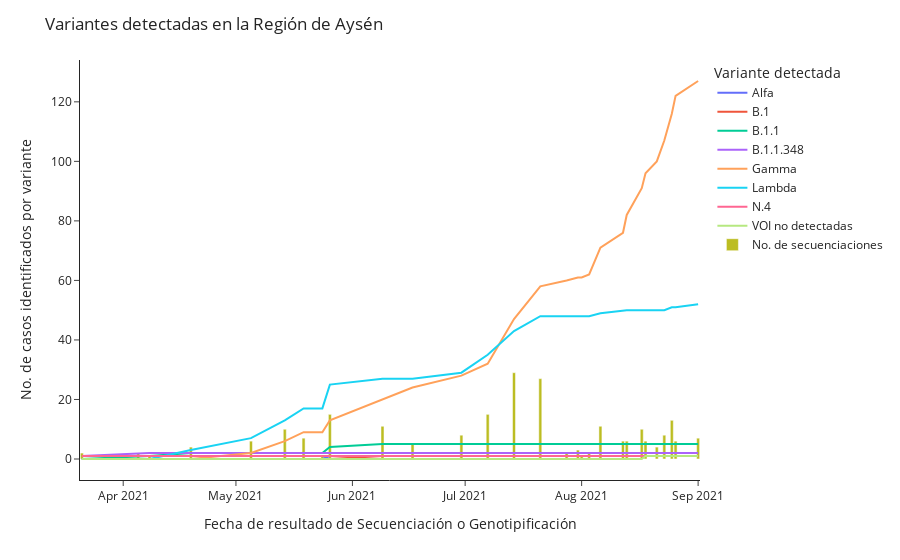

Notebook code for this chart:
### Code cell
px.line(df_variantes_clean.groupby(['fecha_resultado_secuenciacion_genotipificacion', 'variante_linaje']).count()[['n_documento']].reset_index().pivot(
    index='fecha_resultado_secuenciacion_genotipificacion',
    columns='variante_linaje', 
    values=['n_documento']
).fillna(0).cumsum().clean_names().rename(
    columns={
        'alfa':'Alfa',
        'b_1':'B.1',
        'b_1_1':'B.1.1',
        'b_1_1_348':'B.1.1.348',
        'gamma':'Gamma',
        'indeterminado':'Indeterminado',
        'lambda':'Lambda',
        'n_4':'N.4',
        'no_amplifica':'No amplifica',
        'no_se_detectan_mutaciones_para_variantes_de_interes_por_parte_de_este_kit':'VOI no detectadas'
            })['n_documento'].drop(['No amplifica','Indeterminado'], axis=1),
        labels={'variante_linaje':'Variante detectada'},
        
       ).update_layout(
    title= 'Variantes detectadas en la Región de Aysén',
    yaxis_title='No. de casos identificados por variante',
    xaxis_title='Fecha de resultado de Secuenciación o Genotipificación',
    template='simple_white',
    
    
).add_bar(
    x= df_variantes_clean.groupby(['fecha_resultado_secuenciacion_genotipificacion']).count()[['n_documento']].index,
    y= df_variantes_clean.groupby(['fecha_resultado_secuenciacion_genotipificacion']).count()[['n_documento']].n_documento,
    name='No. de secuenciaciones'


    )

### Figure 1 — Plotly figure (JSON) as saved in the notebook; plotly's stock layout.template omitted (floating-point values rounded to 4 significant figures)
{"data": [{"hovertemplate": "Variante detectada=Alfa<br>fecha_resultado_secuenciacion_genotipificacion=%{x}<br>value=%{y}<extra></extra>", "legendgroup": "Alfa", "line": {"color": "#636efa", "dash": "solid"}, "mode": "lines", "name": "Alfa", "orientation": "v", "showlegend": true, "type": "scatter", "x": ["2021-03-21T00:00:00", "2021-04-05T00:00:00", "2021-04-08T00:00:00", "2021-04-19T00:00:00", "2021-05-05T00:00:00", "2021-05-14T00:00:00", "2021-05-19T00:00:00", "2021-05-24T00:00:00", "2021-05-26T00:00:00", "2021-06-09T00:00:00", "2021-06-17T00:00:00", "2021-06-30T00:00:00", "2021-07-07T00:00:00", "2021-07-14T00:00:00", "2021-07-21T00:00:00", "2021-07-28T00:00:00", "2021-07-31T00:00:00", "2021-08-01T00:00:00", "2021-08-03T00:00:00", "2021-08-06T00:00:00", "2021-08-12T00:00:00", "2021-08-13T00:00:00", "2021-08-17T00:00:00", "2021-08-18T00:00:00", "2021-08-21T00:00:00", "2021-08-23T00:00:00", "2021-08-25T00:00:00", "2021-08-26T00:00:00", "2021-09-01T00:00:00"], "xaxis": "x", "y": [0, 0, 0, 0, 0, 0, 0, 0, 1, 1, 1, 1, 1, 1, 1, 1, 1, 1, 1, 1, 1, 1, 1, 1, 1, 1, 1, 1, 1], "yaxis": "y"}, {"hovertemplate": "Variante detectada=B.1<br>fecha_resultado_secuenciacion_genotipificacion=%{x}<br>value=%{y}<extra></extra>", "legendgroup": "B.1", "line": {"color": "#EF553B", "dash": "solid"}, "mode": "lines", "name": "B.1", "orientation": "v", "showlegend": true, "type": "scatter", "x": ["2021-03-21T00:00:00", "2021-04-05T00:00:00", "2021-04-08T00:00:00", "2021-04-19T00:00:00", "2021-05-05T00:00:00", "2021-05-14T00:00:00", "2021-05-19T00:00:00", "2021-05-24T00:00:00", "2021-05-26T00:00:00", "2021-06-09T00:00:00", "2021-06-17T00:00:00", "2021-06-30T00:00:00", "2021-07-07T00:00:00", "2021-07-14T00:00:00", "2021-07-21T00:00:00", "2021-07-28T00:00:00", "2021-07-31T00:00:00", "2021-08-01T00:00:00", "2021-08-03T00:00:00", "2021-08-06T00:00:00", "2021-08-12T00:00:00", "2021-08-13T00:00:00", "2021-08-17T00:00:00", "2021-08-18T00:00:00", "2021-08-21T00:00:00", "2021-08-23T00:00:00", "2021-08-25T00:00:00", "2021-08-26T00:00:00", "2021-09-01T00:00:00"], "xaxis": "x", "y": [0, 0, 0, 0, 0, 0, 0, 0, 0, 1, 1, 1, 1, 1, 1, 1, 1, 1, 1, 1, 1, 1, 1, 1, 1, 1, 1, 1, 1], "yaxis": "y"}, {"hovertemplate": "Variante detectada=B.1.1<br>fecha_resultado_secuenciacion_genotipificacion=%{x}<br>value=%{y}<extra></extra>", "legendgroup": "B.1.1", "line": {"color": "#00cc96", "dash": "solid"}, "mode": "lines", "name": "B.1.1", "orientation": "v", "showlegend": true, "type": "scatter", "x": ["2021-03-21T00:00:00", "2021-04-05T00:00:00", "2021-04-08T00:00:00", "2021-04-19T00:00:00", "2021-05-05T00:00:00", "2021-05-14T00:00:00", "2021-05-19T00:00:00", "2021-05-24T00:00:00", "2021-05-26T00:00:00", "2021-06-09T00:00:00", "2021-06-17T00:00:00", "2021-06-30T00:00:00", "2021-07-07T00:00:00", "2021-07-14T00:00:00", "2021-07-21T00:00:00", "2021-07-28T00:00:00", "2021-07-31T00:00:00", "2021-08-01T00:00:00", "2021-08-03T00:00:00", "2021-08-06T00:00:00", "2021-08-12T00:00:00", "2021-08-13T00:00:00", "2021-08-17T00:00:00", "2021-08-18T00:00:00", "2021-08-21T00:00:00", "2021-08-23T00:00:00", "2021-08-25T00:00:00", "2021-08-26T00:00:00", "2021-09-01T00:00:00"], "xaxis": "x", "y": [0, 1, 1, 2, 2, 2, 2, 2, 4, 5, 5, 5, 5, 5, 5, 5, 5, 5, 5, 5, 5, 5, 5, 5, 5, 5, 5, 5, 5], "yaxis": "y"}, {"hovertemplate": "Variante detectada=B.1.1.348<br>fecha_resultado_secuenciacion_genotipificacion=%{x}<br>value=%{y}<extra></extra>", "legendgroup": "B.1.1.348", "line": {"color": "#ab63fa", "dash": "solid"}, "mode": "lines", "name": "B.1.1.348", "orientation": "v", "showlegend": true, "type": "scatter", "x": ["2021-03-21T00:00:00", "2021-04-05T00:00:00", "2021-04-08T00:00:00", "2021-04-19T00:00:00", "2021-05-05T00:00:00", "2021-05-14T00:00:00", "2021-05-19T00:00:00", "2021-05-24T00:00:00", "2021-05-26T00:00:00", "2021-06-09T00:00:00", "2021-06-17T00:00:00", "2021-06-30T00:00:00", "2021-07-07T00:00:00", "2021-07-14T00:00:00", "2021-07-21T00:00:00", "2021-07-28T00:00:00", "2021-07-31T00:00:00", "2021-08-01T00:00:00", "2021-08-03T00:00:00", "2021-08-06T00:00:00", "2021-08-12T00:00:00", "2021-08-13T00:00:00", "2021-08-17T00:00:00", "2021-08-18T00:00:00", "2021-08-21T00:00:00", "2021-08-23T00:00:00", "2021-08-25T00:00:00", "2021-08-26T00:00:00", "2021-09-01T00:00:00"], "xaxis": "x", "y": [1, 2, 2, 2, 2, 2, 2, 2, 2, 2, 2, 2, 2, 2, 2, 2, 2, 2, 2, 2, 2, 2, 2, 2, 2, 2, 2, 2, 2], "yaxis": "y"}, {"hovertemplate": "Variante detectada=Gamma<br>fecha_resultado_secuenciacion_genotipificacion=%{x}<br>value=%{y}<extra></extra>", "legendgroup": "Gamma", "line": {"color": "#FFA15A", "dash": "solid"}, "mode": "lines", "name": "Gamma", "orientation": "v", "showlegend": true, "type": "scatter", "x": ["2021-03-21T00:00:00", "2021-04-05T00:00:00", "2021-04-08T00:00:00", "2021-04-19T00:00:00", "2021-05-05T00:00:00", "2021-05-14T00:00:00", "2021-05-19T00:00:00", "2021-05-24T00:00:00", "2021-05-26T00:00:00", "2021-06-09T00:00:00", "2021-06-17T00:00:00", "2021-06-30T00:00:00", "2021-07-07T00:00:00", "2021-07-14T00:00:00", "2021-07-21T00:00:00", "2021-07-28T00:00:00", "2021-07-31T00:00:00", "2021-08-01T00:00:00", "2021-08-03T00:00:00", "2021-08-06T00:00:00", "2021-08-12T00:00:00", "2021-08-13T00:00:00", "2021-08-17T00:00:00", "2021-08-18T00:00:00", "2021-08-21T00:00:00", "2021-08-23T00:00:00", "2021-08-25T00:00:00", "2021-08-26T00:00:00", "2021-09-01T00:00:00"], "xaxis": "x", "y": [0, 0, 0, 0, 2, 6, 9, 9, 13, 20, 24, 28, 32, 47, 58, 60, 61, 61, 62, 71, 76, 82, 91, 96, 100, 107, 116, 122, 127], "yaxis": "y"}, {"hovertemplate": "Variante detectada=Lambda<br>fecha_resultado_secuenciacion_genotipificacion=%{x}<br>value=%{y}<extra></extra>", "legendgroup": "Lambda", "line": {"color": "#19d3f3", "dash": "solid"}, "mode": "lines", "name": "Lambda", "orientation": "v", "showlegend": true, "type": "scatter", "x": ["2021-03-21T00:00:00", "2021-04-05T00:00:00", "2021-04-08T00:00:00", "2021-04-19T00:00:00", "2021-05-05T00:00:00", "2021-05-14T00:00:00", "2021-05-19T00:00:00", "2021-05-24T00:00:00", "2021-05-26T00:00:00", "2021-06-09T00:00:00", "2021-06-17T00:00:00", "2021-06-30T00:00:00", "2021-07-07T00:00:00", "2021-07-14T00:00:00", "2021-07-21T00:00:00", "2021-07-28T00:00:00", "2021-07-31T00:00:00", "2021-08-01T00:00:00", "2021-08-03T00:00:00", "2021-08-06T00:00:00", "2021-08-12T00:00:00", "2021-08-13T00:00:00", "2021-08-17T00:00:00", "2021-08-18T00:00:00", "2021-08-21T00:00:00", "2021-08-23T00:00:00", "2021-08-25T00:00:00", "2021-08-26T00:00:00", "2021-09-01T00:00:00"], "xaxis": "x", "y": [0, 0, 0, 3, 7, 13, 17, 17, 25, 27, 27, 29, 35, 43, 48, 48, 48, 48, 48, 49, 50, 50, 50, 50, 50, 50, 51, 51, 52], "yaxis": "y"}, {"hovertemplate": "Variante detectada=N.4<br>fecha_resultado_secuenciacion_genotipificacion=%{x}<br>value=%{y}<extra></extra>", "legendgroup": "N.4", "line": {"color": "#FF6692", "dash": "solid"}, "mode": "lines", "name": "N.4", "orientation": "v", "showlegend": true, "type": "scatter", "x": ["2021-03-21T00:00:00", "2021-04-05T00:00:00", "2021-04-08T00:00:00", "2021-04-19T00:00:00", "2021-05-05T00:00:00", "2021-05-14T00:00:00", "2021-05-19T00:00:00", "2021-05-24T00:00:00", "2021-05-26T00:00:00", "2021-06-09T00:00:00", "2021-06-17T00:00:00", "2021-06-30T00:00:00", "2021-07-07T00:00:00", "2021-07-14T00:00:00", "2021-07-21T00:00:00", "2021-07-28T00:00:00", "2021-07-31T00:00:00", "2021-08-01T00:00:00", "2021-08-03T00:00:00", "2021-08-06T00:00:00", "2021-08-12T00:00:00", "2021-08-13T00:00:00", "2021-08-17T00:00:00", "2021-08-18T00:00:00", "2021-08-21T00:00:00", "2021-08-23T00:00:00", "2021-08-25T00:00:00", "2021-08-26T00:00:00", "2021-09-01T00:00:00"], "xaxis": "x", "y": [1, 1, 1, 1, 1, 1, 1, 1, 1, 1, 1, 1, 1, 1, 1, 1, 1, 1, 1, 1, 1, 1, 1, 1, 1, 1, 1, 1, 1], "yaxis": "y"}, {"hovertemplate": "Variante detectada=VOI no detectadas<br>fecha_resultado_secuenciacion_genotipificacion=%{x}<br>value=%{y}<extra></extra>", "legendgroup": "VOI no detectadas", "line": {"color": "#B6E880", "dash": "solid"}, "mode": "lines", "name": "VOI no detectadas", "orientation": "v", "showlegend": true, "type": "scatter", "x": ["2021-03-21T00:00:00", "2021-04-05T00:00:00", "2021-04-08T00:00:00", "2021-04-19T00:00:00", "2021-05-05T00:00:00", "2021-05-14T00:00:00", "2021-05-19T00:00:00", "2021-05-24T00:00:00", "2021-05-26T00:00:00", "2021-06-09T00:00:00", "2021-06-17T00:00:00", "2021-06-30T00:00:00", "2021-07-07T00:00:00", "2021-07-14T00:00:00", "2021-07-21T00:00:00", "2021-07-28T00:00:00", "2021-07-31T00:00:00", "2021-08-01T00:00:00", "2021-08-03T00:00:00", "2021-08-06T00:00:00", "2021-08-12T00:00:00", "2021-08-13T00:00:00", "2021-08-17T00:00:00", "2021-08-18T00:00:00", "2021-08-21T00:00:00", "2021-08-23T00:00:00", "2021-08-25T00:00:00", "2021-08-26T00:00:00", "2021-09-01T00:00:00"], "xaxis": "x", "y": [0, 0, 0, 0, 0, 0, 0, 0, 0, 0, 0, 0, 0, 0, 0, 0, 0, 0, 0, 0, 0, 0, 0, 1, 1, 1, 1, 1, 1], "yaxis": "y"}, {"name": "No. de secuenciaciones", "type": "bar", "x": ["2021-03-21T00:00:00", "2021-04-05T00:00:00", "2021-04-08T00:00:00", "2021-04-19T00:00:00", "2021-05-05T00:00:00", "2021-05-14T00:00:00", "2021-05-19T00:00:00", "2021-05-24T00:00:00", "2021-05-26T00:00:00", "2021-06-09T00:00:00", "2021-06-17T00:00:00", "2021-06-30T00:00:00", "2021-07-07T00:00:00", "2021-07-14T00:00:00", "2021-07-21T00:00:00", "2021-07-28T00:00:00", "2021-07-31T00:00:00", "2021-08-01T00:00:00", "2021-08-03T00:00:00", "2021-08-06T00:00:00", "2021-08-12T00:00:00", "2021-08-13T00:00:00", "2021-08-17T00:00:00", "2021-08-18T00:00:00", "2021-08-21T00:00:00", "2021-08-23T00:00:00", "2021-08-25T00:00:00", "2021-08-26T00:00:00", "2021-09-01T00:00:00"], "y": [2, 2, 1, 4, 6, 10, 7, 1, 15, 11, 5, 8, 15, 29, 27, 2, 3, 1, 2, 11, 6, 6, 10, 6, 4, 8, 13, 6, 7]}], "layout": {"legend": {"title": {"text": "Variante detectada"}, "tracegroupgap": 0}, "margin": {"t": 60}, "title": {"text": "Variantes detectadas en la Región de Aysén"}, "xaxis": {"anchor": "y", "domain": [0, 1], "title": {"text": "Fecha de resultado de Secuenciación o Genotipificación"}}, "yaxis": {"anchor": "x", "domain": [0, 1], "title": {"text": "No. de casos identificados por variante"}}}}
